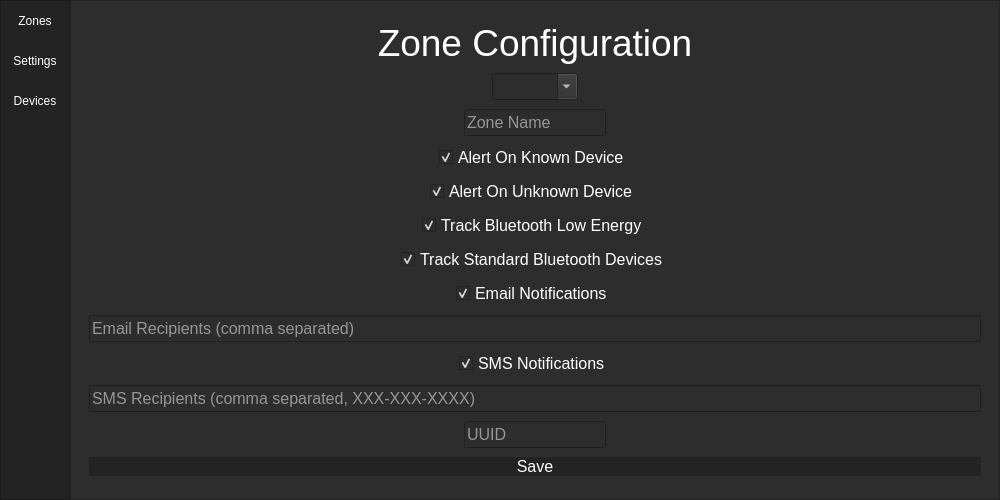
<?xml version="1.0" encoding="UTF-8"?>
<ui version="4.0">
 <class>MainWindow</class>
 <widget class="QMainWindow" name="MainWindow">
  <property name="geometry">
   <rect>
    <x>0</x>
    <y>0</y>
    <width>1000</width>
    <height>500</height>
   </rect>
  </property>
  <property name="sizePolicy">
   <sizepolicy hsizetype="Maximum" vsizetype="Maximum">
    <horstretch>0</horstretch>
    <verstretch>0</verstretch>
   </sizepolicy>
  </property>
  <property name="minimumSize">
   <size>
    <width>1000</width>
    <height>500</height>
   </size>
  </property>
  <property name="windowTitle">
   <string>MainWindow</string>
  </property>
  <property name="windowIcon">
   <iconset>
    <normaloff>bt_logo.png</normaloff>bt_logo.png</iconset>
  </property>
  <property name="styleSheet">
   <string notr="true">background-color: rgb(45, 45, 45);</string>
  </property>
  <widget class="QWidget" name="centralwidget">
   <layout class="QVBoxLayout" name="verticalLayout">
    <property name="spacing">
     <number>0</number>
    </property>
    <property name="leftMargin">
     <number>0</number>
    </property>
    <property name="topMargin">
     <number>0</number>
    </property>
    <property name="rightMargin">
     <number>0</number>
    </property>
    <property name="bottomMargin">
     <number>0</number>
    </property>
    <item>
     <widget class="QFrame" name="Content">
      <property name="frameShape">
       <enum>QFrame::NoFrame</enum>
      </property>
      <property name="frameShadow">
       <enum>QFrame::Raised</enum>
      </property>
      <layout class="QHBoxLayout" name="horizontalLayout_2">
       <property name="spacing">
        <number>0</number>
       </property>
       <property name="leftMargin">
        <number>0</number>
       </property>
       <property name="topMargin">
        <number>0</number>
       </property>
       <property name="rightMargin">
        <number>0</number>
       </property>
       <property name="bottomMargin">
        <number>0</number>
       </property>
       <item>
        <widget class="QFrame" name="frame_left_menu">
         <property name="minimumSize">
          <size>
           <width>70</width>
           <height>0</height>
          </size>
         </property>
         <property name="maximumSize">
          <size>
           <width>70</width>
           <height>16777215</height>
          </size>
         </property>
         <property name="styleSheet">
          <string notr="true">background-color: rgb(35, 35, 35);</string>
         </property>
         <property name="frameShape">
          <enum>QFrame::StyledPanel</enum>
         </property>
         <property name="frameShadow">
          <enum>QFrame::Raised</enum>
         </property>
         <layout class="QVBoxLayout" name="verticalLayout_3">
          <property name="leftMargin">
           <number>0</number>
          </property>
          <property name="topMargin">
           <number>0</number>
          </property>
          <property name="rightMargin">
           <number>0</number>
          </property>
          <property name="bottomMargin">
           <number>0</number>
          </property>
          <item alignment="Qt::AlignTop">
           <widget class="QFrame" name="frame_top_menus">
            <property name="frameShape">
             <enum>QFrame::NoFrame</enum>
            </property>
            <property name="frameShadow">
             <enum>QFrame::Raised</enum>
            </property>
            <layout class="QVBoxLayout" name="verticalLayout_4">
             <property name="spacing">
              <number>0</number>
             </property>
             <property name="leftMargin">
              <number>0</number>
             </property>
             <property name="topMargin">
              <number>0</number>
             </property>
             <property name="rightMargin">
              <number>0</number>
             </property>
             <property name="bottomMargin">
              <number>0</number>
             </property>
             <item>
              <widget class="QPushButton" name="zones_tab">
               <property name="minimumSize">
                <size>
                 <width>0</width>
                 <height>40</height>
                </size>
               </property>
               <property name="styleSheet">
                <string notr="true">QPushButton {
	color: rgb(255, 255, 255);
	background-color: rgb(35, 35, 35);
	border: 0px solid;
}
QPushButton:hover {
	background-color: rgb(85, 170, 255);
}</string>
               </property>
               <property name="text">
                <string>Zones</string>
               </property>
              </widget>
             </item>
             <item>
              <widget class="QPushButton" name="settings_tab">
               <property name="minimumSize">
                <size>
                 <width>0</width>
                 <height>40</height>
                </size>
               </property>
               <property name="styleSheet">
                <string notr="true">QPushButton {
	color: rgb(255, 255, 255);
	background-color: rgb(35, 35, 35);
	border: 0px solid;
}
QPushButton:hover {
	background-color: rgb(85, 170, 255);
}</string>
               </property>
               <property name="text">
                <string>Settings</string>
               </property>
              </widget>
             </item>
             <item>
              <widget class="QPushButton" name="devices_tab">
               <property name="minimumSize">
                <size>
                 <width>0</width>
                 <height>40</height>
                </size>
               </property>
               <property name="styleSheet">
                <string notr="true">QPushButton {
	color: rgb(255, 255, 255);
	background-color: rgb(35, 35, 35);
	border: 0px solid;
}
QPushButton:hover {
	background-color: rgb(85, 170, 255);
}</string>
               </property>
               <property name="text">
                <string>Devices</string>
               </property>
              </widget>
             </item>
            </layout>
           </widget>
          </item>
         </layout>
        </widget>
       </item>
       <item>
        <widget class="QFrame" name="frame_pages">
         <property name="frameShape">
          <enum>QFrame::StyledPanel</enum>
         </property>
         <property name="frameShadow">
          <enum>QFrame::Raised</enum>
         </property>
         <layout class="QVBoxLayout" name="verticalLayout_5">
          <item>
           <widget class="QStackedWidget" name="stackedWidget">
            <property name="currentIndex">
             <number>0</number>
            </property>
            <widget class="QWidget" name="page_1">
             <property name="toolTip">
              <string>To add zones type zone name into dropdown and press enter.</string>
             </property>
             <property name="styleSheet">
              <string notr="true">QToolTip { 
                           background-color: white; 
                           color: black; 
                           border: black solid 1px
                           }</string>
             </property>
             <layout class="QVBoxLayout" name="verticalLayout_7">
              <item>
               <widget class="QLabel" name="zone_label">
                <property name="enabled">
                 <bool>true</bool>
                </property>
                <property name="sizePolicy">
                 <sizepolicy hsizetype="Preferred" vsizetype="Fixed">
                  <horstretch>0</horstretch>
                  <verstretch>0</verstretch>
                 </sizepolicy>
                </property>
                <property name="font">
                 <font>
                  <pointsize>28</pointsize>
                 </font>
                </property>
                <property name="styleSheet">
                 <string notr="true">color: #FFF;</string>
                </property>
                <property name="text">
                 <string>Zone Configuration</string>
                </property>
                <property name="alignment">
                 <set>Qt::AlignCenter</set>
                </property>
               </widget>
              </item>
              <item alignment="Qt::AlignHCenter">
               <widget class="QComboBox" name="zones_dropdown">
                <property name="sizePolicy">
                 <sizepolicy hsizetype="Fixed" vsizetype="Fixed">
                  <horstretch>0</horstretch>
                  <verstretch>0</verstretch>
                 </sizepolicy>
                </property>
                <property name="font">
                 <font>
                  <pointsize>12</pointsize>
                 </font>
                </property>
                <property name="toolTip">
                 <string/>
                </property>
                <property name="styleSheet">
                 <string notr="true">color: #FFF;</string>
                </property>
                <property name="editable">
                 <bool>true</bool>
                </property>
                <property name="currentText">
                 <string/>
                </property>
                <property name="sizeAdjustPolicy">
                 <enum>QComboBox::AdjustToContents</enum>
                </property>
                <property name="placeholderText">
                 <string/>
                </property>
               </widget>
              </item>
              <item alignment="Qt::AlignHCenter">
               <widget class="QLineEdit" name="zone_edit">
                <property name="sizePolicy">
                 <sizepolicy hsizetype="Expanding" vsizetype="Fixed">
                  <horstretch>0</horstretch>
                  <verstretch>0</verstretch>
                 </sizepolicy>
                </property>
                <property name="font">
                 <font>
                  <pointsize>12</pointsize>
                 </font>
                </property>
                <property name="styleSheet">
                 <string notr="true">color: #FFF;</string>
                </property>
                <property name="text">
                 <string/>
                </property>
                <property name="placeholderText">
                 <string>Zone Name</string>
                </property>
               </widget>
              </item>
              <item alignment="Qt::AlignHCenter">
               <widget class="QCheckBox" name="known_check">
                <property name="sizePolicy">
                 <sizepolicy hsizetype="Minimum" vsizetype="Fixed">
                  <horstretch>0</horstretch>
                  <verstretch>0</verstretch>
                 </sizepolicy>
                </property>
                <property name="font">
                 <font>
                  <pointsize>12</pointsize>
                 </font>
                </property>
                <property name="styleSheet">
                 <string notr="true">color: #FFF;</string>
                </property>
                <property name="text">
                 <string>Alert On Known Device</string>
                </property>
                <property name="checked">
                 <bool>true</bool>
                </property>
                <property name="tristate">
                 <bool>false</bool>
                </property>
               </widget>
              </item>
              <item alignment="Qt::AlignHCenter">
               <widget class="QCheckBox" name="unknown_check">
                <property name="sizePolicy">
                 <sizepolicy hsizetype="Minimum" vsizetype="Fixed">
                  <horstretch>0</horstretch>
                  <verstretch>0</verstretch>
                 </sizepolicy>
                </property>
                <property name="font">
                 <font>
                  <pointsize>12</pointsize>
                 </font>
                </property>
                <property name="styleSheet">
                 <string notr="true">color: #FFF;</string>
                </property>
                <property name="text">
                 <string>Alert On Unknown Device</string>
                </property>
                <property name="checked">
                 <bool>true</bool>
                </property>
                <property name="tristate">
                 <bool>false</bool>
                </property>
               </widget>
              </item>
              <item alignment="Qt::AlignHCenter">
               <widget class="QCheckBox" name="ble_check">
                <property name="font">
                 <font>
                  <pointsize>12</pointsize>
                 </font>
                </property>
                <property name="styleSheet">
                 <string notr="true">color: #FFF;</string>
                </property>
                <property name="text">
                 <string>Track Bluetooth Low Energy</string>
                </property>
                <property name="checked">
                 <bool>true</bool>
                </property>
               </widget>
              </item>
              <item alignment="Qt::AlignHCenter">
               <widget class="QCheckBox" name="bl_check">
                <property name="font">
                 <font>
                  <pointsize>12</pointsize>
                 </font>
                </property>
                <property name="styleSheet">
                 <string notr="true">color: #FFF;</string>
                </property>
                <property name="text">
                 <string>Track Standard Bluetooth Devices</string>
                </property>
                <property name="checked">
                 <bool>true</bool>
                </property>
               </widget>
              </item>
              <item alignment="Qt::AlignHCenter">
               <widget class="QCheckBox" name="email_check">
                <property name="font">
                 <font>
                  <pointsize>12</pointsize>
                 </font>
                </property>
                <property name="styleSheet">
                 <string notr="true">color: #FFF;</string>
                </property>
                <property name="text">
                 <string>Email Notifications</string>
                </property>
                <property name="checked">
                 <bool>true</bool>
                </property>
               </widget>
              </item>
              <item>
               <widget class="QLineEdit" name="erecipt_edit">
                <property name="font">
                 <font>
                  <pointsize>12</pointsize>
                 </font>
                </property>
                <property name="styleSheet">
                 <string notr="true">color: #FFF;</string>
                </property>
                <property name="placeholderText">
                 <string>Email Recipients (comma separated)</string>
                </property>
               </widget>
              </item>
              <item alignment="Qt::AlignHCenter">
               <widget class="QCheckBox" name="sms_check">
                <property name="font">
                 <font>
                  <pointsize>12</pointsize>
                 </font>
                </property>
                <property name="styleSheet">
                 <string notr="true">color: #FFF;</string>
                </property>
                <property name="text">
                 <string>SMS Notifications</string>
                </property>
                <property name="checked">
                 <bool>true</bool>
                </property>
               </widget>
              </item>
              <item>
               <widget class="QLineEdit" name="srecipt_edit">
                <property name="font">
                 <font>
                  <pointsize>12</pointsize>
                 </font>
                </property>
                <property name="styleSheet">
                 <string notr="true">color: #FFF;</string>
                </property>
                <property name="placeholderText">
                 <string>SMS Recipients (comma separated, XXX-XXX-XXXX)</string>
                </property>
               </widget>
              </item>
              <item alignment="Qt::AlignHCenter">
               <widget class="QLineEdit" name="uuid_edit">
                <property name="sizePolicy">
                 <sizepolicy hsizetype="Maximum" vsizetype="Fixed">
                  <horstretch>0</horstretch>
                  <verstretch>0</verstretch>
                 </sizepolicy>
                </property>
                <property name="font">
                 <font>
                  <pointsize>12</pointsize>
                 </font>
                </property>
                <property name="focusPolicy">
                 <enum>Qt::StrongFocus</enum>
                </property>
                <property name="contextMenuPolicy">
                 <enum>Qt::DefaultContextMenu</enum>
                </property>
                <property name="styleSheet">
                 <string notr="true">color: #FFF;</string>
                </property>
                <property name="placeholderText">
                 <string>UUID</string>
                </property>
               </widget>
              </item>
              <item>
               <widget class="QPushButton" name="save_1">
                <property name="sizePolicy">
                 <sizepolicy hsizetype="Minimum" vsizetype="Maximum">
                  <horstretch>0</horstretch>
                  <verstretch>0</verstretch>
                 </sizepolicy>
                </property>
                <property name="font">
                 <font>
                  <pointsize>12</pointsize>
                 </font>
                </property>
                <property name="styleSheet">
                 <string notr="true">QPushButton {
	color: rgb(255, 255, 255);
	background-color: rgb(35, 35, 35);
	border: 0px solid;
}
QPushButton:hover {
	background-color: rgb(85, 170, 255);
}</string>
                </property>
                <property name="text">
                 <string>Save</string>
                </property>
                <property name="iconSize">
                 <size>
                  <width>16</width>
                  <height>16</height>
                 </size>
                </property>
               </widget>
              </item>
             </layout>
            </widget>
            <widget class="QWidget" name="page_2">
             <layout class="QVBoxLayout" name="verticalLayout_6">
              <item alignment="Qt::AlignHCenter">
               <widget class="QLabel" name="settings_label">
                <property name="sizePolicy">
                 <sizepolicy hsizetype="Fixed" vsizetype="Fixed">
                  <horstretch>0</horstretch>
                  <verstretch>0</verstretch>
                 </sizepolicy>
                </property>
                <property name="font">
                 <font>
                  <pointsize>28</pointsize>
                 </font>
                </property>
                <property name="styleSheet">
                 <string notr="true">color: #FFF;</string>
                </property>
                <property name="text">
                 <string>Settings</string>
                </property>
                <property name="alignment">
                 <set>Qt::AlignHCenter|Qt::AlignTop</set>
                </property>
               </widget>
              </item>
              <item alignment="Qt::AlignHCenter">
               <widget class="QPushButton" name="smtp_btn">
                <property name="sizePolicy">
                 <sizepolicy hsizetype="Fixed" vsizetype="Fixed">
                  <horstretch>0</horstretch>
                  <verstretch>0</verstretch>
                 </sizepolicy>
                </property>
                <property name="font">
                 <font>
                  <pointsize>12</pointsize>
                 </font>
                </property>
                <property name="styleSheet">
                 <string notr="true">QPushButton {
	color: rgb(255, 255, 255);
	background-color: rgb(35, 35, 35);
	border: 0px solid;
}
QPushButton:hover {
	background-color: rgb(85, 170, 255);
}</string>
                </property>
                <property name="text">
                 <string>SMTP Settings</string>
                </property>
               </widget>
              </item>
              <item alignment="Qt::AlignHCenter">
               <widget class="QLineEdit" name="email_edit">
                <property name="sizePolicy">
                 <sizepolicy hsizetype="Fixed" vsizetype="Fixed">
                  <horstretch>0</horstretch>
                  <verstretch>0</verstretch>
                 </sizepolicy>
                </property>
                <property name="font">
                 <font>
                  <pointsize>12</pointsize>
                 </font>
                </property>
                <property name="styleSheet">
                 <string notr="true">color: #FFF;</string>
                </property>
                <property name="placeholderText">
                 <string>Email</string>
                </property>
               </widget>
              </item>
              <item alignment="Qt::AlignHCenter">
               <widget class="QLineEdit" name="subject_edit">
                <property name="sizePolicy">
                 <sizepolicy hsizetype="Fixed" vsizetype="Fixed">
                  <horstretch>0</horstretch>
                  <verstretch>0</verstretch>
                 </sizepolicy>
                </property>
                <property name="font">
                 <font>
                  <pointsize>12</pointsize>
                 </font>
                </property>
                <property name="styleSheet">
                 <string notr="true">color: #FFF;</string>
                </property>
                <property name="placeholderText">
                 <string>Email Subject Line</string>
                </property>
               </widget>
              </item>
              <item alignment="Qt::AlignHCenter">
               <widget class="QLineEdit" name="phone_edit">
                <property name="sizePolicy">
                 <sizepolicy hsizetype="Fixed" vsizetype="Fixed">
                  <horstretch>0</horstretch>
                  <verstretch>0</verstretch>
                 </sizepolicy>
                </property>
                <property name="font">
                 <font>
                  <pointsize>12</pointsize>
                 </font>
                </property>
                <property name="styleSheet">
                 <string notr="true">color: #FFF;</string>
                </property>
                <property name="inputMask">
                 <string/>
                </property>
                <property name="text">
                 <string extracomment="XXX-XXX-XXXX"/>
                </property>
                <property name="frame">
                 <bool>true</bool>
                </property>
                <property name="alignment">
                 <set>Qt::AlignLeading|Qt::AlignLeft|Qt::AlignVCenter</set>
                </property>
                <property name="placeholderText">
                 <string>Phone Number X-X-X</string>
                </property>
               </widget>
              </item>
              <item alignment="Qt::AlignHCenter">
               <widget class="QLineEdit" name="sid_edit">
                <property name="sizePolicy">
                 <sizepolicy hsizetype="Fixed" vsizetype="Fixed">
                  <horstretch>0</horstretch>
                  <verstretch>0</verstretch>
                 </sizepolicy>
                </property>
                <property name="font">
                 <font>
                  <pointsize>12</pointsize>
                 </font>
                </property>
                <property name="styleSheet">
                 <string notr="true">color: #FFF;</string>
                </property>
                <property name="text">
                 <string/>
                </property>
                <property name="placeholderText">
                 <string>Twilio Account SID</string>
                </property>
               </widget>
              </item>
              <item alignment="Qt::AlignHCenter">
               <widget class="QLineEdit" name="token_edit">
                <property name="sizePolicy">
                 <sizepolicy hsizetype="Fixed" vsizetype="Fixed">
                  <horstretch>0</horstretch>
                  <verstretch>0</verstretch>
                 </sizepolicy>
                </property>
                <property name="font">
                 <font>
                  <pointsize>12</pointsize>
                 </font>
                </property>
                <property name="styleSheet">
                 <string notr="true">color: #FFF;</string>
                </property>
                <property name="placeholderText">
                 <string>Twilio Auth Token</string>
                </property>
               </widget>
              </item>
              <item alignment="Qt::AlignHCenter">
               <widget class="QSpinBox" name="maxdev_spin">
                <property name="sizePolicy">
                 <sizepolicy hsizetype="Fixed" vsizetype="Fixed">
                  <horstretch>0</horstretch>
                  <verstretch>0</verstretch>
                 </sizepolicy>
                </property>
                <property name="font">
                 <font>
                  <pointsize>12</pointsize>
                 </font>
                </property>
                <property name="focusPolicy">
                 <enum>Qt::WheelFocus</enum>
                </property>
                <property name="contextMenuPolicy">
                 <enum>Qt::DefaultContextMenu</enum>
                </property>
                <property name="styleSheet">
                 <string notr="true">color: #FFF;</string>
                </property>
                <property name="specialValueText">
                 <string/>
                </property>
                <property name="suffix">
                 <string/>
                </property>
                <property name="prefix">
                 <string>Maximum # Of Devices To Track: </string>
                </property>
                <property name="minimum">
                 <number>1</number>
                </property>
                <property name="maximum">
                 <number>1000</number>
                </property>
                <property name="singleStep">
                 <number>10</number>
                </property>
               </widget>
              </item>
              <item alignment="Qt::AlignHCenter">
               <widget class="QSpinBox" name="timeout_spin">
                <property name="sizePolicy">
                 <sizepolicy hsizetype="Fixed" vsizetype="Fixed">
                  <horstretch>0</horstretch>
                  <verstretch>0</verstretch>
                 </sizepolicy>
                </property>
                <property name="font">
                 <font>
                  <pointsize>12</pointsize>
                 </font>
                </property>
                <property name="styleSheet">
                 <string notr="true">color: #FFF;</string>
                </property>
                <property name="prefix">
                 <string>Tracker Device Timeout: </string>
                </property>
                <property name="minimum">
                 <number>0</number>
                </property>
                <property name="maximum">
                 <number>1000</number>
                </property>
                <property name="singleStep">
                 <number>50</number>
                </property>
                <property name="value">
                 <number>500</number>
                </property>
               </widget>
              </item>
              <item>
               <widget class="QPushButton" name="save_2">
                <property name="font">
                 <font>
                  <pointsize>12</pointsize>
                 </font>
                </property>
                <property name="styleSheet">
                 <string notr="true">QPushButton {
	color: rgb(255, 255, 255);
	background-color: rgb(35, 35, 35);
	border: 0px solid;
}
QPushButton:hover {
	background-color: rgb(85, 170, 255);
}</string>
                </property>
                <property name="text">
                 <string>Save</string>
                </property>
               </widget>
              </item>
             </layout>
            </widget>
            <widget class="QWidget" name="page_3">
             <layout class="QVBoxLayout" name="verticalLayout_8">
              <item>
               <widget class="QLabel" name="known_label">
                <property name="font">
                 <font>
                  <pointsize>28</pointsize>
                 </font>
                </property>
                <property name="styleSheet">
                 <string notr="true">color: #FFF;</string>
                </property>
                <property name="text">
                 <string>Known Devices</string>
                </property>
                <property name="alignment">
                 <set>Qt::AlignHCenter|Qt::AlignTop</set>
                </property>
               </widget>
              </item>
              <item>
               <widget class="QListWidget" name="listWidget_1">
                <property name="sizePolicy">
                 <sizepolicy hsizetype="Minimum" vsizetype="Expanding">
                  <horstretch>0</horstretch>
                  <verstretch>0</verstretch>
                 </sizepolicy>
                </property>
                <property name="font">
                 <font>
                  <pointsize>12</pointsize>
                 </font>
                </property>
                <property name="styleSheet">
                 <string notr="true">color: #FFF;</string>
                </property>
               </widget>
              </item>
              <item>
               <widget class="QListWidget" name="listWidget_2">
                <property name="sizePolicy">
                 <sizepolicy hsizetype="Minimum" vsizetype="Minimum">
                  <horstretch>0</horstretch>
                  <verstretch>0</verstretch>
                 </sizepolicy>
                </property>
                <property name="minimumSize">
                 <size>
                  <width>0</width>
                  <height>50</height>
                 </size>
                </property>
                <property name="maximumSize">
                 <size>
                  <width>16777215</width>
                  <height>65</height>
                 </size>
                </property>
                <property name="font">
                 <font>
                  <pointsize>12</pointsize>
                 </font>
                </property>
                <property name="styleSheet">
                 <string notr="true">color: #FFF;</string>
                </property>
               </widget>
              </item>
              <item>
               <widget class="QPushButton" name="unknown_dev">
                <property name="font">
                 <font>
                  <pointsize>12</pointsize>
                 </font>
                </property>
                <property name="styleSheet">
                 <string notr="true">QPushButton {
	color: rgb(255, 255, 255);
	background-color: rgb(35, 35, 35);
	border: 0px solid;
}
QPushButton:hover {
	background-color: rgb(85, 170, 255);
}</string>
                </property>
                <property name="text">
                 <string>See Unknown Devices</string>
                </property>
               </widget>
              </item>
             </layout>
            </widget>
            <widget class="QWidget" name="page_4">
             <layout class="QVBoxLayout" name="verticalLayout_2">
              <item>
               <widget class="QLabel" name="unknown_label">
                <property name="font">
                 <font>
                  <pointsize>28</pointsize>
                 </font>
                </property>
                <property name="styleSheet">
                 <string notr="true">color: #FFF;</string>
                </property>
                <property name="text">
                 <string>Unkown Devices</string>
                </property>
                <property name="alignment">
                 <set>Qt::AlignHCenter|Qt::AlignTop</set>
                </property>
               </widget>
              </item>
              <item>
               <widget class="QListWidget" name="listWidget_3">
                <property name="font">
                 <font>
                  <pointsize>12</pointsize>
                 </font>
                </property>
                <property name="styleSheet">
                 <string notr="true">color: #FFF;</string>
                </property>
               </widget>
              </item>
              <item>
               <widget class="QLineEdit" name="nickname_edit">
                <property name="font">
                 <font>
                  <pointsize>12</pointsize>
                 </font>
                </property>
                <property name="styleSheet">
                 <string notr="true">color: #FFF;</string>
                </property>
                <property name="placeholderText">
                 <string>Device Nickname</string>
                </property>
               </widget>
              </item>
              <item>
               <widget class="QPushButton" name="make_known">
                <property name="font">
                 <font>
                  <pointsize>12</pointsize>
                 </font>
                </property>
                <property name="styleSheet">
                 <string notr="true">QPushButton {
	color: rgb(255, 255, 255);
	background-color: rgb(35, 35, 35);
	border: 0px solid;
}
QPushButton:hover {
	background-color: rgb(85, 170, 255);
}</string>
                </property>
                <property name="text">
                 <string>Make Device Known</string>
                </property>
               </widget>
              </item>
              <item>
               <widget class="QPushButton" name="known_dev">
                <property name="font">
                 <font>
                  <pointsize>12</pointsize>
                 </font>
                </property>
                <property name="styleSheet">
                 <string notr="true">QPushButton {
	color: rgb(255, 255, 255);
	background-color: rgb(35, 35, 35);
	border: 0px solid;
}
QPushButton:hover {
	background-color: rgb(85, 170, 255);
}</string>
                </property>
                <property name="text">
                 <string>See Known Devices</string>
                </property>
               </widget>
              </item>
             </layout>
            </widget>
            <widget class="QWidget" name="page_5">
             <layout class="QVBoxLayout" name="verticalLayout_10">
              <item alignment="Qt::AlignHCenter">
               <widget class="QLabel" name="smtp_label">
                <property name="sizePolicy">
                 <sizepolicy hsizetype="Preferred" vsizetype="Fixed">
                  <horstretch>0</horstretch>
                  <verstretch>0</verstretch>
                 </sizepolicy>
                </property>
                <property name="font">
                 <font>
                  <pointsize>28</pointsize>
                 </font>
                </property>
                <property name="styleSheet">
                 <string notr="true">color: #FFF;</string>
                </property>
                <property name="text">
                 <string>SMTP Settings</string>
                </property>
               </widget>
              </item>
              <item alignment="Qt::AlignHCenter">
               <widget class="QLineEdit" name="server_edit">
                <property name="sizePolicy">
                 <sizepolicy hsizetype="Fixed" vsizetype="Fixed">
                  <horstretch>0</horstretch>
                  <verstretch>0</verstretch>
                 </sizepolicy>
                </property>
                <property name="font">
                 <font>
                  <pointsize>12</pointsize>
                 </font>
                </property>
                <property name="styleSheet">
                 <string notr="true">color: #FFF;</string>
                </property>
                <property name="placeholderText">
                 <string>SMTP Servername</string>
                </property>
               </widget>
              </item>
              <item alignment="Qt::AlignHCenter">
               <widget class="QSpinBox" name="port_spin">
                <property name="sizePolicy">
                 <sizepolicy hsizetype="Fixed" vsizetype="Fixed">
                  <horstretch>0</horstretch>
                  <verstretch>0</verstretch>
                 </sizepolicy>
                </property>
                <property name="font">
                 <font>
                  <pointsize>12</pointsize>
                 </font>
                </property>
                <property name="styleSheet">
                 <string notr="true">color: #FFF;</string>
                </property>
                <property name="prefix">
                 <string>SMTP Port #: </string>
                </property>
                <property name="maximum">
                 <number>65536</number>
                </property>
                <property name="singleStep">
                 <number>0</number>
                </property>
                <property name="value">
                 <number>25</number>
                </property>
               </widget>
              </item>
              <item alignment="Qt::AlignHCenter">
               <widget class="QComboBox" name="method_dropdown">
                <property name="sizePolicy">
                 <sizepolicy hsizetype="Fixed" vsizetype="Fixed">
                  <horstretch>0</horstretch>
                  <verstretch>0</verstretch>
                 </sizepolicy>
                </property>
                <property name="font">
                 <font>
                  <pointsize>12</pointsize>
                 </font>
                </property>
                <property name="styleSheet">
                 <string notr="true">color: #FFF;</string>
                </property>
                <property name="placeholderText">
                 <string>SMTP Connection Method</string>
                </property>
               </widget>
              </item>
              <item alignment="Qt::AlignHCenter">
               <widget class="QCheckBox" name="auth_check">
                <property name="sizePolicy">
                 <sizepolicy hsizetype="Fixed" vsizetype="Fixed">
                  <horstretch>0</horstretch>
                  <verstretch>0</verstretch>
                 </sizepolicy>
                </property>
                <property name="font">
                 <font>
                  <pointsize>12</pointsize>
                 </font>
                </property>
                <property name="styleSheet">
                 <string notr="true">color: #FFF;</string>
                </property>
                <property name="text">
                 <string>SMTP Auth Required</string>
                </property>
               </widget>
              </item>
              <item alignment="Qt::AlignHCenter">
               <widget class="QLineEdit" name="username_edit">
                <property name="sizePolicy">
                 <sizepolicy hsizetype="Fixed" vsizetype="Fixed">
                  <horstretch>0</horstretch>
                  <verstretch>0</verstretch>
                 </sizepolicy>
                </property>
                <property name="font">
                 <font>
                  <pointsize>12</pointsize>
                 </font>
                </property>
                <property name="styleSheet">
                 <string notr="true">color: #FFF;</string>
                </property>
                <property name="placeholderText">
                 <string>SMTP Username</string>
                </property>
               </widget>
              </item>
              <item alignment="Qt::AlignHCenter">
               <widget class="QLineEdit" name="pass_edit">
                <property name="sizePolicy">
                 <sizepolicy hsizetype="Fixed" vsizetype="Fixed">
                  <horstretch>0</horstretch>
                  <verstretch>0</verstretch>
                 </sizepolicy>
                </property>
                <property name="font">
                 <font>
                  <pointsize>12</pointsize>
                 </font>
                </property>
                <property name="styleSheet">
                 <string notr="true">color: #FFF;</string>
                </property>
                <property name="echoMode">
                 <enum>QLineEdit::Password</enum>
                </property>
                <property name="placeholderText">
                 <string>SMTP Password</string>
                </property>
               </widget>
              </item>
              <item>
               <widget class="QPushButton" name="settings_btn">
                <property name="font">
                 <font>
                  <pointsize>12</pointsize>
                 </font>
                </property>
                <property name="styleSheet">
                 <string notr="true">QPushButton {
	color: rgb(255, 255, 255);
	background-color: rgb(35, 35, 35);
	border: 0px solid;
}
QPushButton:hover {
	background-color: rgb(85, 170, 255);
}</string>
                </property>
                <property name="text">
                 <string>Go Back to Settings</string>
                </property>
               </widget>
              </item>
              <item>
               <widget class="QPushButton" name="save_3">
                <property name="font">
                 <font>
                  <pointsize>12</pointsize>
                 </font>
                </property>
                <property name="styleSheet">
                 <string notr="true">QPushButton {
	color: rgb(255, 255, 255);
	background-color: rgb(35, 35, 35);
	border: 0px solid;
}
QPushButton:hover {
	background-color: rgb(85, 170, 255);
}</string>
                </property>
                <property name="text">
                 <string>Save</string>
                </property>
               </widget>
              </item>
             </layout>
            </widget>
           </widget>
          </item>
         </layout>
        </widget>
       </item>
      </layout>
     </widget>
    </item>
   </layout>
  </widget>
 </widget>
 <resources/>
 <connections/>
</ui>
